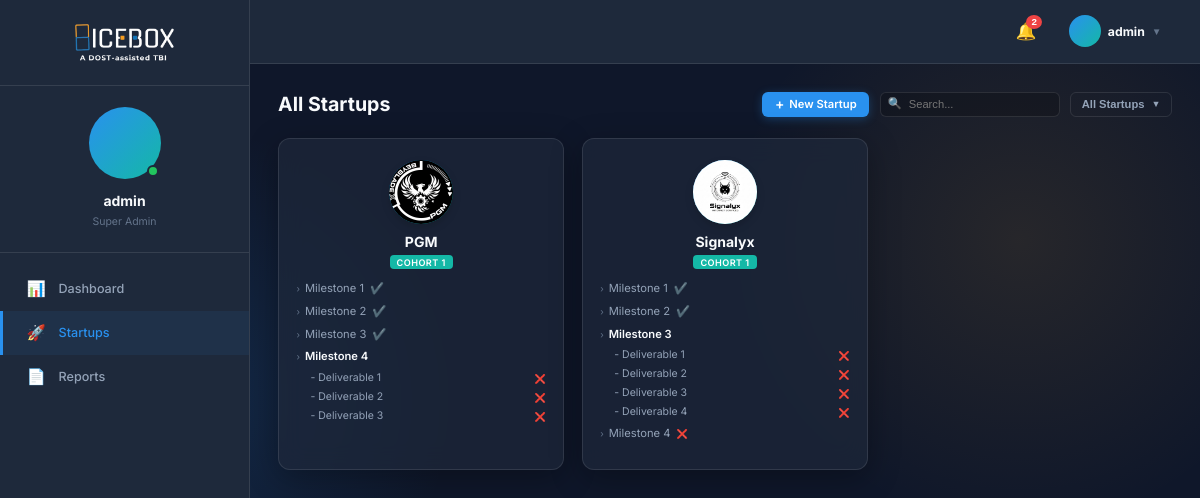
The app's page /startups/ (signed in) with its own data.
### incubator/models.py (models this page shows, shortened)
class User(AbstractUser):
    ROLE_CHOICES = (
        ('super_admin', 'Super Admin'),
        ('admin', 'Admin'),
        ('incubatee', 'Incubatee'),
    )
    role = models.CharField(max_length=20, choices=ROLE_CHOICES, default='incubatee')
    middle_name = models.CharField(max_length=100, blank=True, null=True)
    contact_number = models.CharField(max_length=20, blank=True, null=True)
    profile_picture = models.ImageField(upload_to='profile_pictures/', blank=True, null=True)
    created_by = models.ForeignKey('self', on_delete=models.SET_NULL, null=True, blank=True)

class Startup(models.Model):
    name = models.CharField(max_length=200)
    description = models.TextField(blank=True, null=True)
    logo = models.ImageField(upload_to='startup_logos/', blank=True, null=True)
    owner = models.ForeignKey(User, on_delete=models.CASCADE, related_name='owned_startups')
    email = models.EmailField(max_length=120, blank=True, null=True)
    contact_number = models.CharField(max_length=20, blank=True, null=True)
    created_at = models.DateTimeField(default=timezone.now)
    cohort = models.ForeignKey(Cohort, on_delete=models.SET_NULL, null=True, blank=True, related_name='startups')
    members = models.ManyToManyField(User, through='StartupMember', related_name='startups')

class Cohort(models.Model):
    name = models.CharField(max_length=100)
    start_date = models.DateField(blank=True, null=True)
    end_date = models.DateField(blank=True, null=True)

class Milestone(models.Model):
    STATUS_CHOICES = (
        ('not-yet', 'Not Yet'),
        ('pending', 'Pending'),
        ('completed', 'Completed'),
    )
    startup = models.ForeignKey(Startup, on_delete=models.CASCADE, related_name='milestones')
    milestone_progress = models.IntegerField(blank=True, null=True) # Could be an index
    title = models.CharField(max_length=200, blank=True, null=True)
    description = models.TextField(blank=True, null=True)
    status = models.CharField(max_length=20, choices=STATUS_CHOICES, default='not-yet')
    due_date = models.DateField(blank=True, null=True)
    completed_at = models.DateTimeField(blank=True, null=True)
    def is_locked(self):
        if self.milestone_progress == 1:
            return False  # First milestone is never locked
        previous_milestone = self.startup.milestones.filter(
            milestone_progress=self.milestone_progress - 1
        ).first()
        if previous_milestone:
            return previous_milestone.status != 'completed'
        return False

class Deliverable(models.Model):
    STATUS_CHOICES = (
        ('pending', 'Pending'),
        ('submitted', 'Submitted'),
        ('approved', 'Approved'),
        ('rejected', 'Rejected'),
    )
    milestone = models.ForeignKey(Milestone, on_delete=models.CASCADE, related_name='deliverables')
    template = models.ForeignKey('DeliverableTemplate', on_delete=models.SET_NULL, null=True, blank=True)
    name = models.CharField(max_length=200)
    due_date = models.DateField(blank=True, null=True)
    requirements = models.TextField(blank=True, null=True)
    status = models.CharField(max_length=20, choices=STATUS_CHOICES, default='pending')
    uploaded_at = models.DateTimeField(default=timezone.now)

### incubator/views.py (the view)
# urls.py: path('startups/', views.startups_list, name='startups_list'),
@login_required
def startups_list(request):
    if request.user.role not in ['admin', 'super_admin']:
        return redirect('dashboard')
    startups = Startup.objects.all().prefetch_related(
        'milestones',
        'milestones__deliverables'
    )
    for startup in startups:
        startup.current_milestone = None
        for milestone in startup.milestones.all():
            if milestone.status != 'completed' and not milestone.is_locked():
                startup.current_milestone = milestone
                break
    context = {
        'startups': startups,
        'cohorts': Cohort.objects.all().order_by('-start_date'),
        'total_startups': Startup.objects.count(),
        'total_users': User.objects.count(),
    }
    return render(request, 'startups/list.html', context)

### templates/startups/list.html (shortened to what this page needs)
{% extends 'base.html' %}
{% block content %}
<div style="margin-bottom: 2rem;">
    <div style="display: flex; justify-content: space-between; align-items: center; margin-bottom: 1.5rem; flex-wrap: wrap; gap: 1rem;">
        <h2 id="page-heading" style="font-size: 1.4rem; font-weight: 700; color: var(--text-primary); margin: 0;">All Startups</h2>
        <div style="display: flex; gap: 0.75rem; align-items: center;">
            <a href="{% url 'add_startup' %}" class="btn btn-primary" style="padding: 0.4rem 0.9rem; border-radius: 6px; font-weight: 600; font-size: 0.8rem; text-decoration: none; display: flex; align-items: center; gap: 0.35rem;">
                <span style="font-size: 1rem; line-height: 1;">+</span> New Startup
            </a>
            <div style="position: relative;">
                <span style="position: absolute; left: 8px; top: 50%; transform: translateY(-50%); color: var(--text-tertiary); font-size: 0.8rem;">🔍</span>
                <input type="text" id="search-input" placeholder="Search..." class="form-control" style="padding: 0.4rem 0.75rem 0.4rem 2rem; border-radius: 6px; font-size: 0.8rem; width: 180px;">
            </div>
            <div style="position: relative;" id="filter-wrapper">
                <button id="filter-toggle" class="btn btn-ghost" style="padding: 0.4rem 0.75rem; border-radius: 6px; border: 1px solid var(--border-color); font-weight: 600; font-size: 0.8rem; color: var(--text-secondary); display: flex; align-items: center; gap: 0.35rem; cursor: pointer;">
                    <span id="filter-label">All Startups</span>
                    <span style="font-size: 0.65rem; margin-left: 0.15rem;">▼</span>
                </button>
            </div>
        </div>
    </div>
    <div id="startups-grid" style="display: grid; grid-template-columns: repeat(auto-fill, minmax(260px, 1fr)); gap: 1.25rem;">
        {% for startup in startups %}
        <div class="glass-card startup-card" data-name="{{ startup.name|lower }}" data-status="{% if startup.current_milestone %}active{% else %}completed{% endif %}" data-cohort="{% if startup.cohort %}cohort-{{ startup.cohort.id }}{% else %}no-cohort{% endif %}" style="padding: 1.5rem 1.25rem; text-align: center; display: flex; flex-direction: column; align-items: center; border-radius: 12px; cursor: pointer; transition: transform 0.2s, box-shadow 0.2s;" onclick="window.location.href='{% url 'view_startup' startup.id %}'">
            <div style="width: 64px; height: 64px; border-radius: 50%; background: linear-gradient(135deg, var(--accent-color), var(--brand-teal)); margin: 0 auto 0.75rem auto; display: flex; align-items: center; justify-content: center; box-shadow: 0 4px 8px rgba(0,0,0,0.15); overflow: hidden; flex-shrink: 0;">
                {% if startup.logo %}
                <img src="{{ startup.logo.url }}" alt="{{ startup.name }}" style="width: 100%; height: 100%; object-fit: cover;">
                {% else %}
                <span style="color: white; font-size: 1.4rem; font-weight: bold; text-transform: uppercase;">{{ startup.name|slice:":2" }}</span>
                {% endif %}
            </div>
            <h3 style="font-size: 1rem; font-weight: 700; color: var(--text-primary); margin-bottom: 0.25rem; width: 100%;">{{ startup.name }}</h3>
            {% if startup.cohort %}
            <span class="badge" style="background: var(--brand-teal); color: white; font-size: 0.65rem; padding: 0.2rem 0.5rem; border-radius: 4px; margin-bottom: 0.75rem;">
                {{ startup.cohort.name }}
            </span>
            {% else %}
            <div style="margin-bottom: 1rem;"></div>
            {% endif %}
            <div style="width: 100%; text-align: left; font-size: 0.8rem; color: var(--text-secondary);">
                {% for milestone in startup.milestones.all|dictsort:"milestone_progress" %}
                    <div style="margin-bottom: 0.35rem; display: flex; align-items: flex-start; gap: 0.35rem;">
                        <span style="color: var(--text-tertiary); font-size: 0.65rem; margin-top: 2px;">›</span>
                        <div style="flex: 1; font-weight: {% if milestone == startup.current_milestone %}600{% else %}400{% endif %}; color: {% if milestone == startup.current_milestone %}var(--text-primary){% else %}var(--text-secondary){% endif %};">
                            Milestone {{ milestone.milestone_progress }}
                            {% if milestone.status == 'completed' %}
                                <span style="color: var(--success-color); font-weight: bold; margin-left: 0.2rem;">✔️</span>
                            {% elif milestone == startup.current_milestone %}
                                <div style="margin-top: 0.25rem; margin-left: 0.4rem; display: flex; flex-direction: column; gap: 0.15rem; font-weight: normal; font-size: 0.75rem;">
                                    {% for deliverable in milestone.deliverables.all %}
                                        <div style="display: flex; justify-content: space-between;">
                                            <span style="color: var(--text-secondary);">- {{ deliverable.name|truncatechars:20 }}</span>
                                            {% if deliverable.status == 'approved' %}
                                                <span style="color: var(--success-color);">✔️</span>
                                            {% else %}
                                                <span style="color: var(--danger-color); font-size: 0.65rem; margin-top: 2px;">❌</span>
                                            {% endif %}
                                        </div>
                                    {% empty %}
                                        <span style="color: var(--text-tertiary); font-style: italic;">No deliverables</span>
                                    {% endfor %}
                                </div>
                            {% else %}
                                <span style="color: var(--danger-color); font-size: 0.65rem; margin-left: 0.2rem;">❌</span>
                            {% endif %}
                        </div>
                    </div>
                {% empty %}
                    <div style="text-align: center; color: var(--text-tertiary); font-style: italic; margin-top: 0.75rem;">No milestones configured.</div>
                {% endfor %}
            </div>
        </div>
        {% endfor %}
    </div>
</div>
{% endblock %}

### templates/base.html (shortened to what this page needs)
{% load static %}
<!DOCTYPE html>
<html lang="en">
<head>
    <link rel="stylesheet" href="https://cdn.jsdelivr.net/npm/bootstrap-icons@1.11.3/font/bootstrap-icons.min.css">
    <link rel="stylesheet" href="{% static 'css/main.css' %}">
</head>
<body>
    {% if user.is_authenticated %}
    <div class="app-layout">
        <aside class="sidebar">
            <div class="sidebar-logo">
                <a href="{% url 'dashboard' %}">
                    <img src="{% static 'img/logo-dark-mode.png' %}" alt="Icebox Logo" class="logo-dark">
                </a>
            </div>
            <div class="sidebar-profile">
                {% if user.profile_picture %}
                    <img src="{{ user.profile_picture.url }}" alt="{{ user.username }}" class="sidebar-avatar" style="object-fit: cover;">
                {% else %}
                    <div class="sidebar-avatar">
                    </div>
                {% endif %}
                <div class="sidebar-username">{{ user.get_full_name|default:user.username }}</div>
                <div class="sidebar-role">{{ user.get_role_display }}</div>
            </div>
            <nav class="sidebar-nav">
                <a href="{% url 'dashboard' %}"
                    class="sidebar-link {% if request.resolver_match.url_name == 'dashboard' %}active{% endif %}">
                    <span class="sidebar-icon">📊</span> Dashboard
                </a>
                {% if user.role == 'admin' or user.role == 'super_admin' %}
                <a href="{% url 'startups_list' %}"
                    class="sidebar-link {% if request.resolver_match.url_name == 'startups_list' or request.resolver_match.url_name == 'add_startup' %}active{% endif %}">
                    <span class="sidebar-icon">🚀</span> Startups
                </a>
                <a href="{% url 'reports' %}"
                    class="sidebar-link {% if 'report' in request.resolver_match.url_name %}active{% endif %}">
                    <span class="sidebar-icon">📄</span> Reports
                </a>
                {% endif %}
            </nav>
        </aside>
        <div class="main-content">
            <div class="topbar">
                <div style="position: relative;">
                    <button id="notification-toggle" class="nav-icon" aria-label="Notifications">
                        🔔
                        {% if unread_notifications_count > 0 %}
                        <span class="badge">{{ unread_notifications_count }}</span>
                        {% endif %}
                    </button>
                </div>
                <div class="topbar-user" id="user-menu-toggle">
                    {% if user.profile_picture %}
                    <img src="{{ user.profile_picture.url }}" alt="{{ user.username }}" class="topbar-user-avatar"
                        style="object-fit: cover;">
                    {% else %}
                    <div class="topbar-user-avatar">
                    </div>
                    {% endif %}
                    <span class="text-sm font-bold" style="color: var(--text-primary);">{{ user.username }}</span>
                    <span style="font-size: 0.7rem; color: var(--text-tertiary);">▼</span>
                </div>
            </div>
            <div class="main-body">
                {% endif %}
                {% block content %}
                {% endblock %}
                {% if user.is_authenticated %}
            </div>
        </div>
    </div>
    {% endif %}
</body>
</html>

### records on screen
User: get_full_name "admin", role "Super Admin", username "admin"
Startup: logo (picture), name "PGM", cohort.name "COHORT 1"
Milestone: milestone_progress "1"
Milestone: milestone_progress "2"
Milestone: milestone_progress "3"
Milestone: milestone_progress "4"
Deliverable: name "Deliverable 1"
Deliverable: name "Deliverable 2"
Deliverable: name "Deliverable 3"
Startup: logo (picture), name "Signalyx", cohort.name "COHORT 1"
Milestone: milestone_progress "1"
Milestone: milestone_progress "2"
Milestone: milestone_progress "3"
Deliverable: name "Deliverable 1"
Deliverable: name "Deliverable 2"
Deliverable: name "Deliverable 3"
Deliverable: name "Deliverable 4"
Milestone: milestone_progress "4"

### other values on screen
{{ unread_notifications_count }} "2"
